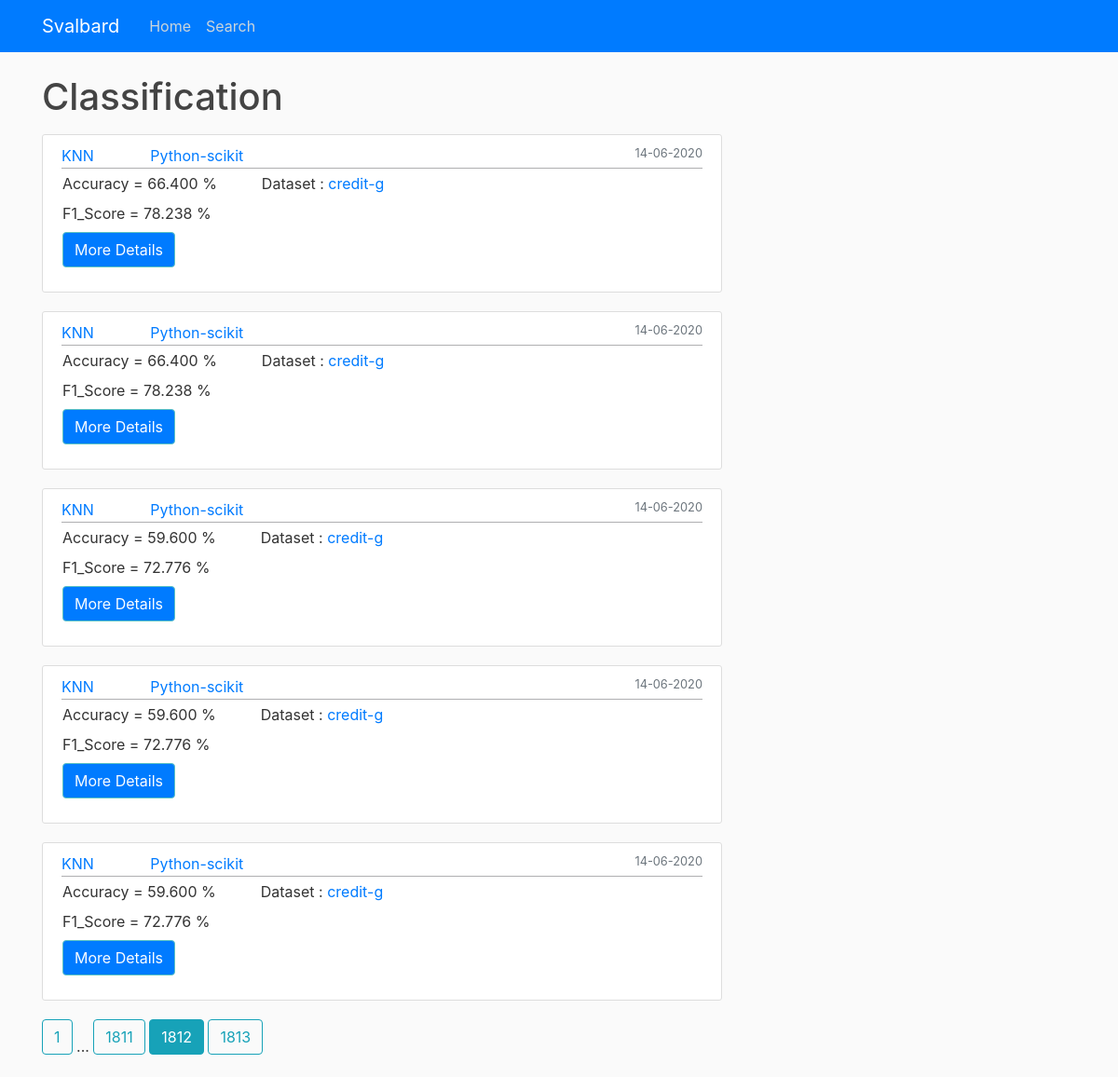
Page /process/Classification?page=1812 on the committed database.
### Svalbard/models.py (models this page shows, shortened)
class Result(db.Model):
    id = db.Column(db.Integer, primary_key=True)
    eID = db.Column(db.String(100), nullable=False, unique=True)
    fID = db.Column(db.String(100), nullable=False)
    dataset_id = db.Column(db.Integer, db.ForeignKey(
        'dataset.id'), nullable=False)
    task = db.Column(db.String(15), nullable=False)
    process = db.Column(db.String(20), nullable=False)
    platform = db.Column(db.String(15), nullable=False)
    metricsid = db.Column(db.Integer, db.ForeignKey(
        Metrics.id), nullable=False)
    date_posted = db.Column(db.DateTime, nullable=False,
                            default=datetime.utcnow)

class Metrics(db.Model):
    id = db.Column(db.Integer, primary_key=True)
    Accuracy = db.Column(db.Float, nullable=False)
    Precision = db.Column(db.Float, nullable=False)
    F1_Score = db.Column(db.Float, nullable=False)
    Recall = db.Column(db.Float, nullable=False)
    Time = db.Column(db.Float, nullable=False)
    Model = db.Column(db.String(100), nullable=False, default='Not Available')
    details = db.relationship('Result', backref='details', lazy=True)

class Dataset(db.Model):
    id = db.Column(db.Integer, primary_key=True)
    fID = db.Column(db.String(100), unique=True, nullable=False)
    dataset_name = db.Column(db.String(50), unique=True, nullable=False)
    csv_link = db.Column(db.String(150), unique=True,
                         nullable=False, default='Web')
    size = db.Column(db.Integer, default=0)
    Meta = db.relationship('Metadata', backref='details', lazy=True)
    data = db.relationship('Result', backref='dataset', lazy=True)

### Svalbard/routes.py (the view)
@app.route("/process/<string:process>")
def process(process):
    page = request.args.get('page', 1, type=int)
    results = Result.query.filter_by(process=process).order_by(
        Result.date_posted.desc()).paginate(page=page, per_page=5)
    return render_template('process.html', title='Process', process=process, results=results)

### Svalbard/templates/process.html (shortened to what this page needs)
{% extends "layout.html" %}
{% block content %}
    <h1 class="mb-3">{{ process }}</h1>
    {% for result in results.items %}
        <article class="media content-section">
          <div class="media-body">
            <div class="article-metadata">
              <a class="mr-2" href="{{ url_for('ML_task', task=result.task) }}">{{ result.task }}</a>
              <a class="mx-5" href="{{ url_for('ML_platform', platform=result.platform) }}">{{ result.platform}}</a>
              <small class="text-muted float-right">{{ result.date_posted.strftime('%d-%m-%Y') }}</small>
            </div>
            <div class='row mr-2'>
              <div class='column ml-3'>
                <div>Accuracy = {{'%0.3f' | format(result.details.Accuracy *100)}} %</div>
                <div class='mt-2'>F1_Score = {{'%0.3f' | format(result.details.F1_Score *100)}} %</div>
                <p class='mt-2'>
                  <button class="btn newRule btn-primary collapsed" type="button" data-toggle="collapse" data-target="#collapseExample - {{result.id}}" aria-expanded="false" aria-controls="collapseExample">
                  </button>
                </p>
              </div>
              <div class='column mx-5'>
                <div>Dataset : <a href="{{ url_for('ML_dataset', dataset=result.dataset.id) }}">{{ result.dataset.dataset_name}}</a></div>
              </div>
            </div>
          </div>
        </article>
    {% endfor %}
    {% for page_num in results.iter_pages(left_edge=1, right_edge=1, left_current=1, right_current=2) %}
      {% if page_num %}
        {% if results.page == page_num %}
          <a class="btn btn-info mb-4" href="{{ url_for('process', page=page_num, process=process) }}">{{ page_num }}</a>
        {% else %}
          <a class="btn btn-outline-info mb-4" href="{{ url_for('process', page=page_num, process=process) }}">{{ page_num }}</a>
        {% endif %}
      {% else %}
        ...
      {% endif %}
    {% endfor %}
{% endblock content %}

### Svalbard/static/main.css (style rules this page uses)
body { background: #fafafa; color: #333333; margin-top: 5rem; }
h1, h2, h3, h4, h5, h6 { color: #444444; }
.content-section { background: #ffffff; padding: 10px 20px; border: 1px solid #dddddd; border-radius: 3px; margin-bottom: 20px; }
.article-metadata { padding-bottom: 1px; margin-bottom: 4px; border-bottom: 1px solid #e3e3e3 }
.article-metadata { padding-bottom: 1px; margin-bottom: 4px; border-bottom: 1px solid #afafb1 }
button.btn.collapsed.newRule:before { content:'More Details' ; }
button.btn.newRule:before { content:'Less Details' ; }
.btn-primary { color: #fafdff; background-color: bg-primary; border-color: #5bc2c2 }

### rows in the picture
Result: task "KNN", platform "Python-scikit", date_posted "14-06-2020", dataset.dataset_name "credit-g"
Metrics: result.details.Accuracy*100 "66.400", result.details.F1_Score*100 "78.238"
Result: task "KNN", platform "Python-scikit", date_posted "14-06-2020", dataset.dataset_name "credit-g"
Metrics: result.details.Accuracy*100 "66.400", result.details.F1_Score*100 "78.238"
Result: task "KNN", platform "Python-scikit", date_posted "14-06-2020", dataset.dataset_name "credit-g"
Metrics: result.details.Accuracy*100 "59.600", result.details.F1_Score*100 "72.776"
Result: task "KNN", platform "Python-scikit", date_posted "14-06-2020", dataset.dataset_name "credit-g"
Metrics: result.details.Accuracy*100 "59.600", result.details.F1_Score*100 "72.776"
Result: task "KNN", platform "Python-scikit", date_posted "14-06-2020", dataset.dataset_name "credit-g"
Metrics: result.details.Accuracy*100 "59.600", result.details.F1_Score*100 "72.776"

### other values in the picture
{{ process }} "Classification"
{{ page_num }} "1" "1811" "1813"
{{ page_num }} "1812"
